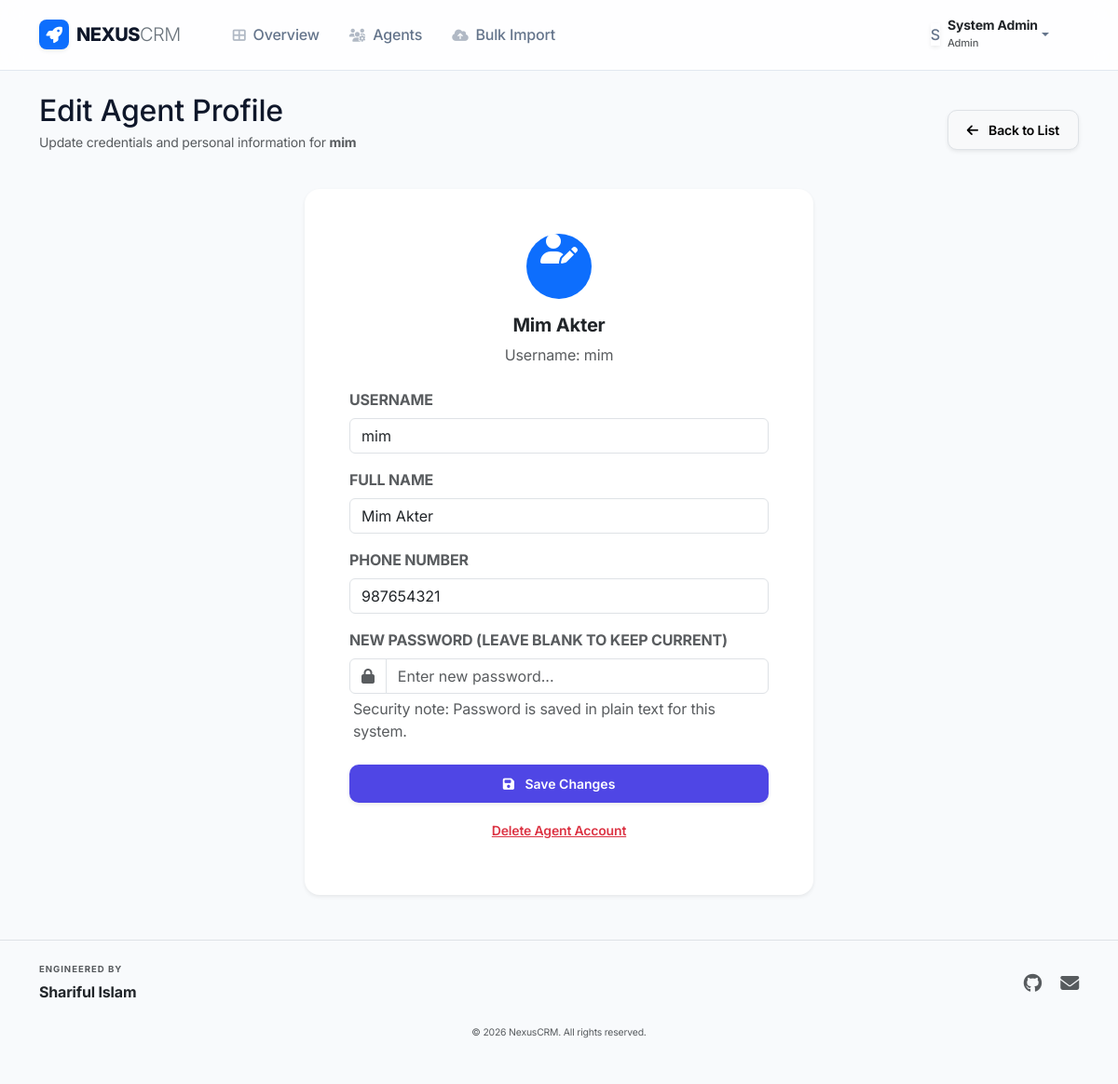
The app's page /dashboard/admin/agent/edit/mim (signed in) with its own data.
### tables this page shows
CREATE TABLE users (
        username TEXT PRIMARY KEY,
        password TEXT NOT NULL,
        role TEXT NOT NULL,
        name TEXT,
        phone TEXT
    );

### dashboard/crm_routes.py (the view, shortened to what this page needs)
@dashboard_bp.route('/admin/agent/edit/<username>', methods=['GET', 'POST'])
@admin_required
def edit_agent(username):
    agent = db.get_user_by_username(username)
    if not agent:
        flash("Agent not found.", "danger")
        return redirect(url_for('dashboard.manage_agents'))
    return render_template('admin_agent_form.html', agent=agent)

### auth/login.py (called while the page is built)
def admin_required(f):
    @wraps(f)
    def decorated_function(*args, **kwargs):
        if 'user' not in session or session['user']['Role'] != Config.ROLE_ADMIN:
            flash("Access denied. Admin privileges required.", "danger")
            return redirect(url_for('dashboard.index'))
        return f(*args, **kwargs)
    return decorated_function

### utils/db_handler.py (called while the page is built)
    def _get_connection(self):
        conn = sqlite3.connect(self.db_path)
        conn.row_factory = sqlite3.Row  # This allows accessing columns by name
        return conn

    def get_user_by_username(self, username):
        conn = self._get_connection()
        cursor = conn.cursor()
        cursor.execute("SELECT * FROM users WHERE username=?", (username,))
        row = cursor.fetchone()
        conn.close()
        if not row: return None
        u = dict(row)
        return {
            'Username': u.get('username'),
            'Password': u.get('password'),
            'Role': u.get('role'),
            'Name': u.get('name'),
            'Phone': u.get('phone')
        }

### templates/admin_agent_form.html
{% extends "layout.html" %}
{% block content %}
<div class="row align-items-center mb-4">
    <div class="col-md-6">
        <h2 class="fw-800 mb-1">Edit Agent Profile</h2>
        <p class="text-muted small">Update credentials and personal information for <strong>{{ agent.Username }}</strong></p>
    </div>
    <div class="col-md-6 text-md-end mt-3 mt-md-0">
        <a href="{{ url_for('dashboard.manage_agents') }}" class="btn btn-light border shadow-sm">
            <i class="fas fa-arrow-left me-2"></i> Back to List
        </a>
    </div>
</div>
<div class="row justify-content-center">
    <div class="col-md-6">
        <div class="card border-0 shadow-sm rounded-4 overflow-hidden">
            <div class="card-body p-4 p-md-5">
                <form method="POST">
                    <div class="mb-4 text-center">
                        <div class="avatar-lg bg-primary rounded-circle mx-auto mb-3 d-grid place-items-center text-white" style="width: 70px; height: 70px;">
                            <i class="fas fa-user-edit fa-2x"></i>
                        </div>
                        <h5 class="fw-bold">{{ agent.Name or 'Unnamed Agent' }}</h5>
                        <p class="smaller text-muted">Username: {{ agent.Username }}</p>
                    </div>
                    <div class="mb-3">
                        <label class="form-label smaller text-muted fw-bold text-uppercase">Username</label>
                        <input type="text" name="Username" class="form-control" value="{{ agent.Username }}" required>
                    </div>
                    <div class="mb-3">
                        <label class="form-label smaller text-muted fw-bold text-uppercase">Full Name</label>
                        <input type="text" name="Name" class="form-control" value="{{ agent.Name or '' }}" required>
                    </div>
                    <div class="mb-3">
                        <label class="form-label smaller text-muted fw-bold text-uppercase">Phone Number</label>
                        <input type="text" name="Phone" class="form-control" value="{{ agent.Phone or '' }}">
                    </div>
                    <div class="mb-4">
                        <label class="form-label smaller text-muted fw-bold text-uppercase">New Password (leave blank to keep current)</label>
                        <div class="input-group">
                            <span class="input-group-text bg-white"><i class="fas fa-lock text-muted"></i></span>
                            <input type="password" name="Password" class="form-control" placeholder="Enter new password...">
                        </div>
                        <div class="smaller text-muted mt-1 px-1">Security note: Password is saved in plain text for this system.</div>
                    </div>
                    <div class="d-grid gap-2">
                        <button type="submit" class="btn btn-primary btn-lg shadow-sm">
                            <i class="fas fa-save me-2"></i> Save Changes
                        </button>
                        <a href="{{ url_for('dashboard.delete_agent', username=agent.Username) }}" class="btn btn-link text-danger smaller" onclick="return confirm('Permanently delete this agent account?')">
                            Delete Agent Account
                        </a>
                    </div>
                </form>
            </div>
        </div>
    </div>
</div>
{% endblock %}

### templates/layout.html (style rules this page uses)
:root { --primary: #4f46e5; --primary-soft: #eef2ff; --secondary: #6366f1; --success: #10b981; --warning: #f59e0b; --danger: #ef4444; --background: #f8fafc; --surface: #ffffff; --text-main: #0f172a; --text-muted: #64748b; --border: #e2e8f0; --radius-sm: 8px; --radius: 16px; --radius-lg: 24px; --shadow-sm: 0 1px 2px 0 rgb(0 0 0 / 0.05); --shadow: 0 4px 6px -1px rgb(0 0 0 / 0.1), 0 2px 4px -2px rgb(0 0 0 / 0.1); --shadow-md: 0 10px 15px -3px rgb(0 0 0 / 0.1), 0 4px 6px -4px rgb(0 0 0 / 0.1); --glass: rgba(255, 255, 255, 0.8); }
body { font-family: 'Inter', system-ui, -apple-system, sans-serif; background-color: var(--background); color: var(--text-main); letter-spacing: -0.011em; line-height: 1.5; overflow-x: hidden; }
.card { border: 1px solid var(--border); border-radius: var(--radius); box-shadow: var(--shadow-sm); background: var(--surface); overflow: hidden; }
.btn { border-radius: 10px; padding: 0.625rem 1.25rem; font-weight: 600; font-size: 0.875rem; transition: all 0.2s cubic-bezier(0.4, 0, 0.2, 1); }
.btn-primary { background: var(--primary); border: none; }

### records on screen
users: Username "mim", name "Mim Akter", Name "Mim Akter", Phone "987654321"

### other values on screen
{{ session.user.Name[0]|upper }} "S"
{{ session.user.Name }} "System Admin"
{{ session.user.Role }} "Admin"
